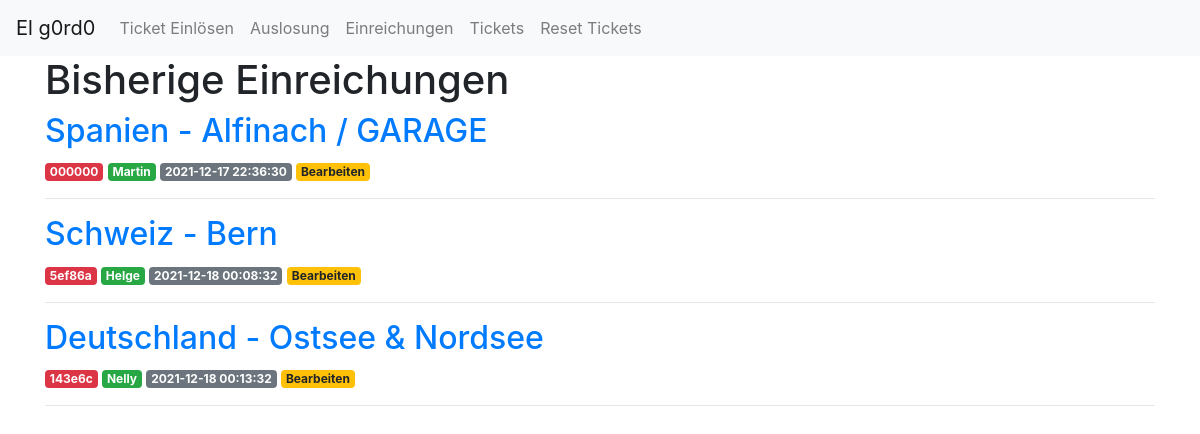
Page /posts on the earlier database version.
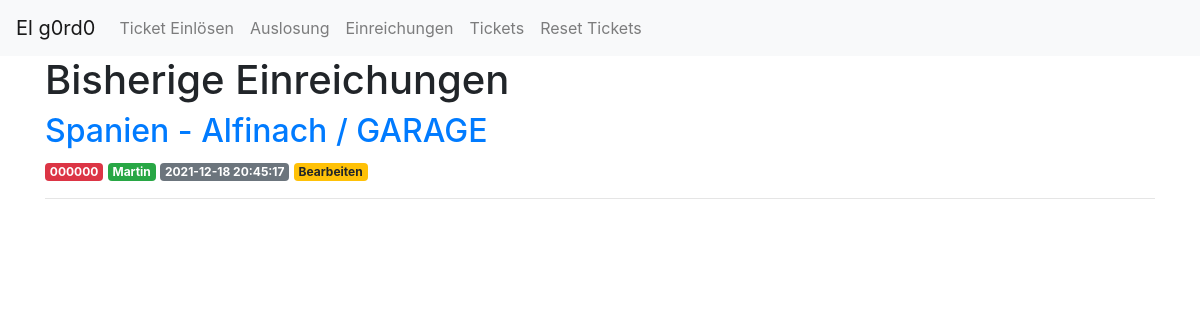
Same page on the later database version.
### tables this page shows
CREATE TABLE posts (
    id INTEGER PRIMARY KEY AUTOINCREMENT,
    created TIMESTAMP NOT NULL DEFAULT CURRENT_TIMESTAMP,
    code TEXT NOT NULL,
    name TEXT NOT NULL,
    country TEXT NOT NULL,
    city TEXT NOT NULL,
    content TEXT NOT NULL
);

### app.py (the view)
@app.route('/posts')
def posts():
	conn = get_db_connection()
	posts = conn.execute('SELECT * FROM posts').fetchall()
	conn.close()
	return render_template('posts.html', posts=posts)

### app.py (called while the page is built)
def get_db_connection():
	if os.path.isfile('/home/elg0rd0/database.db'):
		conn = sqlite3.connect('/home/elg0rd0/database.db')
		print ("running on pyanywhere", file=sys.stderr)
	else:
		conn = sqlite3.connect('database.db')
		print ("running locally", file=sys.stderr)
	conn.row_factory = sqlite3.Row
	return conn

### templates/posts.html
{% extends 'base.html' %}
{% block content %}
    <h1>{% block title %} Bisherige Einreichungen {% endblock %}</h1>
    {% for post in posts %}
        <a href="{{ url_for('post', post_code=post['code']) }}">
            <h2>{{ post['country'] }} - {{ post['city'] }}</h2>
        </a>
        <span class="badge badge-danger">{{ post['code'] }}</span>
        <span class="badge badge-success">{{ post['name'] }}</span>
        <span class="badge badge-secondary">{{ post['created'] }}</span>
        <a href="{{ url_for('edit', code=post['code']) }}">
            <span class="badge badge-warning">Bearbeiten</span>
        </a>
        <hr>
    {% endfor %}
{% endblock %}

### templates/base.html (shortened to what this page needs)
<!doctype html>
<html lang="en">
  <head>
    <link rel="stylesheet" href="https://stackpath.bootstrapcdn.com/bootstrap/4.3.1/css/bootstrap.min.css">
  </head>
  <body>
    <nav class="navbar navbar-expand-md navbar-light bg-light">
        <a class="navbar-brand" href="{{ url_for('index')}}">El g0rd0</a>
        <div class="collapse navbar-collapse" id="navbarNav">
            <ul class="navbar-nav">
            <li class="nav-item">
                <a class="nav-link" href="{{url_for('create')}}">Ticket Einlösen</a>
            </li>
            <li class="nav-item">
                <a class="nav-link" href="{{url_for('lottery')}}">Auslosung</a>
            </li>
            <li class="nav-item">
                <a class="nav-link" href="{{url_for('posts')}}">Einreichungen</a>
            </li>
            <li class="nav-item">
                <a class="nav-link" href="{{url_for('tickets')}}">Tickets</a>
            </li>
            <li class="nav-item">
                <a class="nav-link" href="{{url_for('reset')}}">Reset Tickets</a>
            </li>
            </ul>
        </div>
    </nav>
    <div class="container">
        {% block content %} {% endblock %}
    </div>
  </body>
</html>

Differences in the rows shown:
removed posts: country "Schweiz", city "Bern", code "5ef86a", name "Helge", created "2021-12-18 00:08:32"
removed posts: country "Deutschland", city "Ostsee & Nordsee", code "143e6c", name "Nelly", created "2021-12-18 00:13:32"
changed posts "Spanien": created "2021-12-17 22:36:30" → "2021-12-18 20:45:17"
